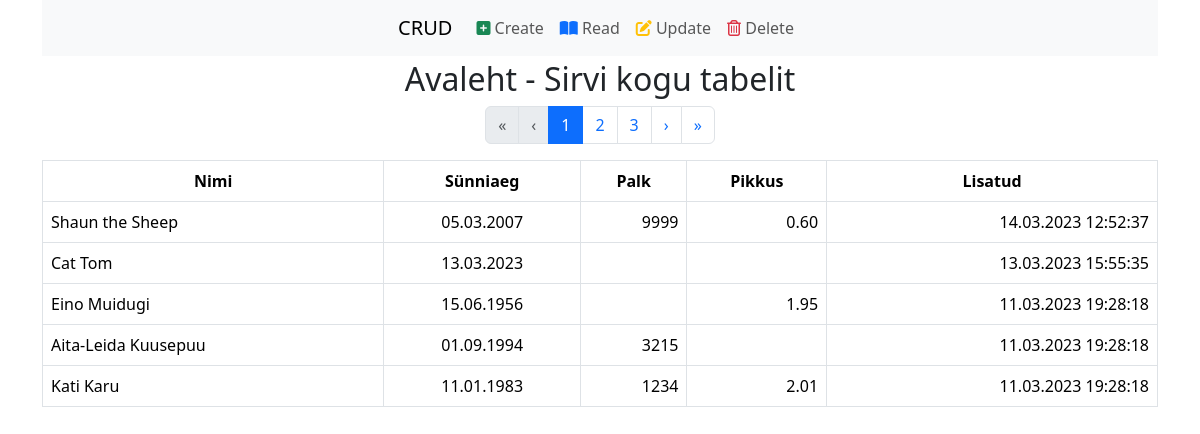
The page / on the database its author committed.
### tables this page shows
CREATE TABLE `simple` (
  `id` int(11) UNSIGNED NOT NULL COMMENT 'Mina olen oluline väli! I am an important field!',
  `name` varchar(20) NOT NULL,
  `birth` date NOT NULL,
  `salary` int(5) DEFAULT NULL,
  `height` decimal(3,2) DEFAULT NULL,
  `added` datetime NOT NULL
);

### config/mysqli.php (called while the page is built, shortened)
<?php
    class Db {
        function dbConnect() {
            $con = new mysqli(DB_SERVER, DB_USER, DB_PASS, DB_NAME);
            mysqli_set_charset($con, "utf8");
            return $con;
        }
        public function dbQuery($sql) {
            $con = $this->dbConnect();
            if($con) {
                $res = mysqli_query($con, $sql);
                return $res;
            }
            return false;
        }
        function dbGetArray($sql) {
            $res = $this->dbQuery($sql);
            if($res !== false) {
                $data = array();
                if($res) {
                    while($row = mysqli_fetch_assoc($res)) {
                        $data[] = $row;
                    }
                    if(is_array($data) and count($data) > 0) {
                        return $data;
                    } else {
                        return false;
                    }
                } else {
                    echo "<div><strong>Viga andmebaasist k&uuml;simisega</strong></div>";
                    return false;
                }
            } else {
                return false;
            }
        }
    }
    $database = new Db;
?>

### homepage.php (the view)
<h2 class="text-center">Avaleht - Sirvi kogu tabelit</h2>
<?php
include 'paginate.php';
$sql = 'SELECT * FROM simple ORDER BY added DESC LIMIT '.$start.', '.$maxPerPage;
$res = $database->dbGetArray($sql);
if($res !== FALSE) {
?>
<table class="table table-hover table-bordered">
    <thead>
        <tr class="text-center">
            <th>Nimi</th>
            <th>Sünniaeg</th>
            <th>Palk</th>
            <th>Pikkus</th>
            <th>Lisatud</th>
        </tr>
    </thead>
    <tbody>
        <?php
        foreach($res as $key=>$val) {
            $date = new DateTime($val['birth']);
            $birth = $date->format('d.m.Y');
            $dateTime = new DateTime($val['added']);
            $added = $dateTime->format('d.m.Y H:i:s');
        ?>
        <tr>
            <td><?php echo $val['name']; ?></td>
            <td class="text-center"><?php echo $birth; ?></td>
            <td class="text-end"><?php echo $val['salary']; ?></td>
            <td class="text-end"><?php echo $val['height']; ?></td>
            <td class="text-end"><?php echo $added; ?></td>
        </tr>
        <?php
        }
        ?>
    </tbody>
</table>
<?php
} else {
?>
    <div class="alert alert-danger">Sobivaid kirjeid ei leitud</div>
<?php
}
?>

### index.php (shortened to what this page needs)
<?php require_once 'config/mysqli.php'; ?>
<!DOCTYPE html>
<html lang="en">
<head>
    <link href="https://cdn.jsdelivr.net/npm/bootstrap@5.3.3/dist/css/bootstrap.min.css" rel="stylesheet">
    <link rel="stylesheet" href="https://cdnjs.cloudflare.com/ajax/libs/font-awesome/6.5.1/css/all.min.css" />
</head>
<body>
    <div class="container">
        <div class="row">
            <div class="col text-center">
                <?php require_once 'menu.php'; ?>
            </div>
        </div>
    </div>
    <div class="container">
        <?php
        if(isset($_GET['page'])) {
            $file = $_GET['page'].'.php';
            if(file_exists($file) && is_file($file)) {
                require_once $file;
            } else {
                echo 'Vigane fail '.$file;
            }
        } else {
            include_once 'homepage.php';
        }
        ?>
    </div>
</body>
</html>

### menu.php (shortened to what this page needs)
<div class="d-flex justify-content-center mb-1 bg-body-tertiary">
    <nav class="navbar navbar-expand-lg bg-body-tertiary">
        <div class="container-fluid">
            <a class="navbar-brand" href="index.php">CRUD</a>
            <div class="collapse navbar-collapse" id="navbarNavAltMarkup">
                <div class="navbar-nav">
                    <a class="nav-link" href="index.php?page=create"><i class="fa-solid fa-square-plus text-success"></i> Create</a>
                    <a class="nav-link" href="<?php echo $_SERVER['PHP_SELF']; ?>?page=read"><i class="fa-solid fa-book-open text-primary"></i> Read</a>
                    <a class="nav-link" href="<?php echo $_SERVER['PHP_SELF']; ?>?page=update"><i class="fa-solid fa-pen-to-square text-warning"></i> Update</a>
                    <a class="nav-link" href="<?php echo $_SERVER['PHP_SELF']; ?>?page=delete"><i class="fa-regular fa-trash-can text-danger"></i> Delete</a>
                </div>
            </div>
        </div>
    </nav>
</div>

### paginate.php (shortened to what this page needs)
<?php
$sql = 'SELECT COUNT(id) AS total FROM simple;';
$res = $database->dbGetArray($sql);
$total = $res[0]['total'];
if($total > 0) {
    if(isset($_GET['pg'])) {
        $pg = $_GET['pg'];
    } else {
        $pg = 1;
    }
} else {
    $pg = 1;
}
$totalRows = $total;
$maxPerPage = MAXPERPAGE;
$pageCount = ceil($totalRows / $maxPerPage);
$nextStart = $pg * $maxPerPage;
$start = $nextStart - $maxPerPage;
?>
<nav aria-label="Page navigation">
    <ul class="pagination pagination-color justify-content-center">
        <li class="page-item">
            <a class="page-link <?php echo ($pg == 1) ? 'disabled' : null; ?>" href="index.php?pg=1" aria-label="Previous">
                <span aria-hidden="true">&laquo;</span>
            </a>
        </li>
        <li class="page-item">
            <a class="page-link <?php echo ($pg == 1) ? 'disabled' : null; ?>" href="index.php?pg=<?php echo (($pg - 1) == 0) ? "1" : ($pg -1); ?>" aria-label="Previous">
                <span aria-hidden="true">&lsaquo;</span>
            </a>
        </li>
        <?php
            for($x =0; $x < $pageCount; $x++) {
            ?>
            <li class="page-item">
                <a class="page-link <?php echo(($x + 1) == $pg) ? 'active' : null; ?>" href="index.php?pg=<?php echo ($x + 1); ?>"><?php echo ($x + 1); ?></a>
            </li>
            <?php
            }
        ?>
        <li class="page-item">
            <a class="page-link <?php echo ($pg == $pageCount) ? 'disabled' : null; ?>" href="index.php?pg=<?php echo (($pg + 1) > $pageCount) ? $pageCount : ($pg +1); ?>" aria-label="Next">
                <span aria-hidden="true">&rsaquo;</span>
            </a>
        </li>
        <li class="page-item">
            <a class="page-link <?php echo ($pg == $pageCount) ? 'disabled' : null; ?>" href="index.php?pg=<?php echo $pageCount; ?>" aria-label="Next">
                <span aria-hidden="true">&raquo;</span>
            </a>
        </li>
    </ul>
</nav>

### rows shown on the page
simple: name "Shaun the Sheep", birth "05.03.2007", salary "9999", height "0.60", added "14.03.2023 12:52:37"
simple: name "Cat Tom", birth "13.03.2023", added "13.03.2023 15:55:35"
simple: name "Eino Muidugi", birth "15.06.1956", height "1.95", added "11.03.2023 19:28:18"
simple: name "Aita-Leida Kuusepuu", birth "01.09.1994", salary "3215", added "11.03.2023 19:28:18"
simple: name "Kati Karu", birth "11.01.1983", salary "1234", height "2.01", added "11.03.2023 19:28:18"
